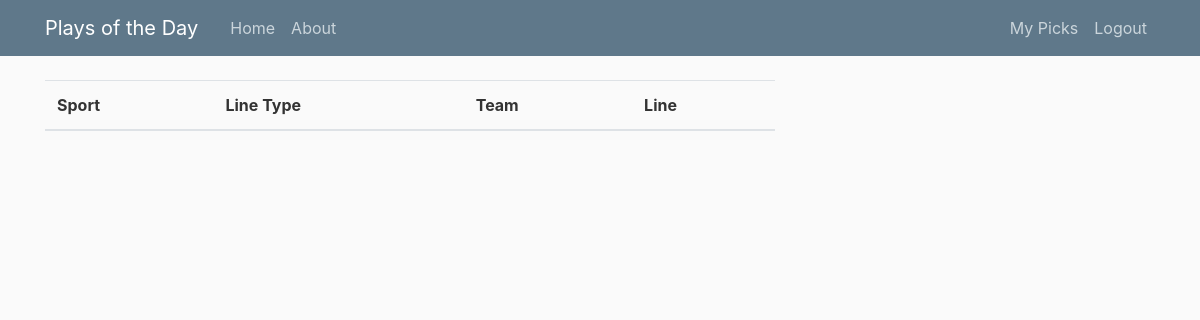
Page /account (signed in) on the earlier database version.
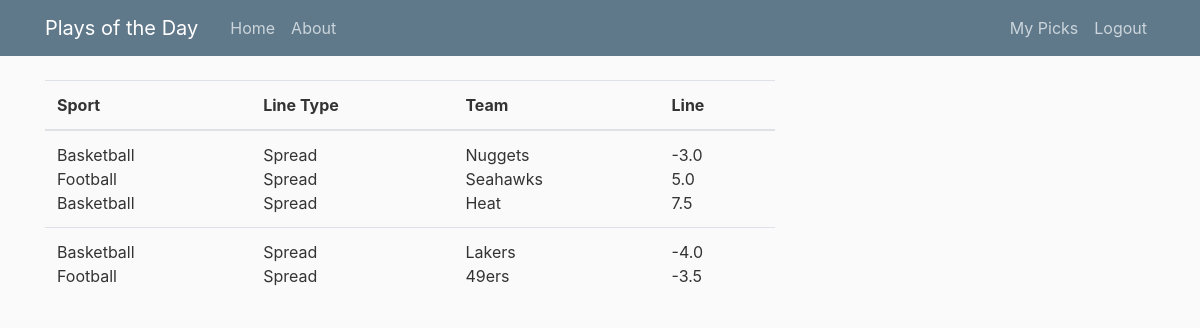
Same page on the later database version.
### pod/models.py (models this page shows, shortened)
class Pick(db.Model):
    id = db.Column(db.Integer, primary_key=True)
    user_id = db.Column(db.Integer, db.ForeignKey('user.id'), nullable=False)
    date = db.Column(db.Date, nullable=False)
    sport = db.Column(db.String(60), nullable=False)
    team = db.Column(db.String(60), nullable=False)
    linetype = db.Column(db.String(60), nullable=False)
    line = db.Column(db.Float, nullable=False)
    odds = db.Column(db.Integer, nullable=False)
    result = db.Column(db.Boolean)
    parlay_id = db.Column(db.Integer, db.ForeignKey('parlay.id'), nullable=True)

### pod/users/routes.py (the view)
@users.route("/account")
@login_required
def account():
    picks = Pick.query.filter(Pick.user_id == current_user.id).order_by(Pick.date.desc()).all()
    return render_template('account.html', picks=picks)

### pod/models.py (called while the page is built)
@login_manager.user_loader
def load_user(user_id):
    return User.query.get(int(user_id))

### pod/templates/account.html
{% extends "layout.html" %}
{% block content1 %}
<div class="table-responsive">
  <table class="table">
    <thead>
      <th scope="col">Sport</th>
      <th scope="col">Line Type</th>
      <th scope="col">Team</th>
      <th scope="col">Line</th>
    </thead>
      {% set skip_list = [] %}
      {% for pick in picks %}
        {% if pick.id in skip_list %}
        {% else %}
          {% if pick.parlay_id == None %}
            <tr>
              <td>{{pick.sport}}</td>
              <td>{{pick.linetype}}</td>
              <td>{{pick.team}}</td>
              <td>{{pick.line}}</td>
            </tr>
          {% else %}
          <tr>
            <td>
              {% for parpick in pick.parlayobj.picks %}
                <div>{{parpick.sport}}</div>
                {% do skip_list.append(parpick.id) %}
              {% endfor %}
            </td>
            <td>
              {% for parpick in pick.parlayobj.picks %}
                <div>{{parpick.linetype}}</div>
              {% endfor %}
            </td>
            <td>
              {% for parpick in pick.parlayobj.picks %}
                <div>{{parpick.team}}</div>
              {% endfor %}
            </td>
            <td>
              {% for parpick in pick.parlayobj.picks %}
                <div>{{parpick.line}}</div>
              {% endfor %}
            </td>
          </tr>
          {% endif %}
        {% endif %}
      {% endfor %}
  </table>
</div>
{% endblock content1 %}

### pod/templates/layout.html (shortened to what this page needs)
<!DOCTYPE html>
<html>
<head>
    <link rel="stylesheet" href="https://maxcdn.bootstrapcdn.com/bootstrap/4.0.0/css/bootstrap.min.css">
    <link rel="stylesheet" type="text/css" href="{{ url_for('static', filename='main.css') }}">
</head>
<body>
    <header class="site-header">
      <nav class="navbar navbar-expand-md navbar-dark bg-steel fixed-top">
        <div class="container">
          <a class="navbar-brand mr-4" href="/">Plays of the Day</a>
          <div class="collapse navbar-collapse" id="navbarToggle">
            <div class="navbar-nav mr-auto">
              <a class="nav-item nav-link" href="{{url_for('picks.home')}}">Home</a>
              <a class="nav-item nav-link" href="#">About</a>
            </div>
            <div class="navbar-nav">
            {% if current_user.is_authenticated%}
              <a class="nav-item nav-link" href="{{ url_for('users.account') }}">My Picks</a>
              <a class="nav-item nav-link" href="{{ url_for('users.logout') }}">Logout</a>
            {% else%}
              <a class="nav-item nav-link" href="{{url_for('users.login')}}">Login</a>
              <a class="nav-item nav-link" href="{{url_for('users.register')}}">Register</a>
            {% endif%}
            </div>
          </div>
        </div>
      </nav>
    </header>
    <main role="main" class="container">
      <div class="row">
        <div class="col-md-8">
          {% block content1 %}{% endblock %}
        </div>
      </div>
      <div class="row">
        <div class="col">
        </div>
      </div>
    </main>
</body>
</html>

### pod/static/main.css (style rules this page uses)
body { background: #fafafa; color: #333333; margin-top: 5rem; }
.bg-steel { background-color: #5f788a; }
.site-header .navbar-nav .nav-link { color: #cbd5db; }

Differences in the rows shown:
added Pick: sport "Basketball", linetype "Spread", team "Nuggets", line "-3.0"
added Pick: sport "Football", linetype "Spread", team "Seahawks", line "5.0"
added Pick: sport "Basketball", linetype "Spread", team "Heat", line "7.5"
added Pick: sport "Football", linetype "Spread", team "49ers", line "-3.5"
added Pick: sport "Basketball", linetype "Spread", team "Lakers", line "-4.0"
